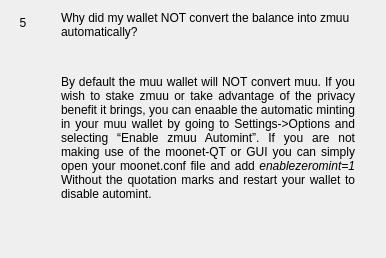
                  <widget class="QWidget" name="widgetFaq5" native="true">
                   <layout class="QHBoxLayout" name="horizontalPage_5" stretch="0,1">
                    <item alignment="Qt::AlignTop">
                     <widget class="QLabel" name="labelNumber5">
                      <property name="minimumSize">
                       <size>
                        <width>24</width>
                        <height>24</height>
                       </size>
                      </property>
                      <property name="maximumSize">
                       <size>
                        <width>16777215</width>
                        <height>24</height>
                       </size>
                      </property>
                      <property name="text">
                       <string>5</string>
                      </property>
                      <property name="alignment">
                       <set>Qt::AlignCenter</set>
                      </property>
                     </widget>
                    </item>
                    <item>
                     <layout class="QVBoxLayout" name="verticalLayoutPage_5">
                      <property name="leftMargin">
                       <number>20</number>
                      </property>
                      <property name="rightMargin">
                       <number>20</number>
                      </property>
                      <item>
                       <widget class="QLabel" name="labelSubtitle5">
                        <property name="text">
                         <string>Why did my wallet NOT convert the balance into zmuu automatically?</string>
                        </property>
                        <property name="wordWrap">
                         <bool>true</bool>
                        </property>
                       </widget>
                      </item>
                      <item>
                       <spacer name="verticalSpacer_50">
                        <property name="orientation">
                         <enum>Qt::Vertical</enum>
                        </property>
                        <property name="sizeType">
                         <enum>QSizePolicy::Fixed</enum>
                        </property>
                        <property name="sizeHint" stdset="0">
                         <size>
                          <width>20</width>
                          <height>30</height>
                         </size>
                        </property>
                       </spacer>
                      </item>
                      <item>
                       <widget class="QLabel" name="labelContent5">
                        <property name="text">
                         <string>
                           &lt;html&gt;&lt;head/&gt;&lt;body&gt;&lt;p align=&quot;justify&quot;&gt;
                           By default the muu wallet will NOT convert muu. If you wish to
                           stake zmuu or take advantage of the privacy benefit it brings,
                           you can enaable the automatic minting in your muu wallet by
                           going to Settings-&gt;Options and selecting “Enable zmuu Automint”.
                           If you are not making use of the moonet-QT or GUI you can simply open
                           your moonet.conf file and add &lt;i&gt;enablezeromint=1&lt;/i&gt; Without the quotation
                           marks and restart your wallet to disable automint.&lt;/p&gt;
                           &lt;/p&gt;&lt;p align=&quot;justify&quot;&gt;
                           &lt;/p&gt;&lt;/body&gt;&lt;/html&gt;
                         </string>
                        </property>
                        <property name="alignment">
                         <set>Qt::AlignLeading|Qt::AlignLeft|Qt::AlignTop</set>
                        </property>
                        <property name="wordWrap">
                         <bool>true</bool>
                        </property>
                       </widget>
                      </item>
                      <item>
                       <spacer name="verticalSpacer_51">
                        <property name="orientation">
                         <enum>Qt::Vertical</enum>
                        </property>
                        <property name="sizeHint" stdset="0">
                         <size>
                          <width>20</width>
                          <height>20</height>
                         </size>
                        </property>
                       </spacer>
                      </item>
                     </layout>
                    </item>
                   </layout>
                  </widget>
